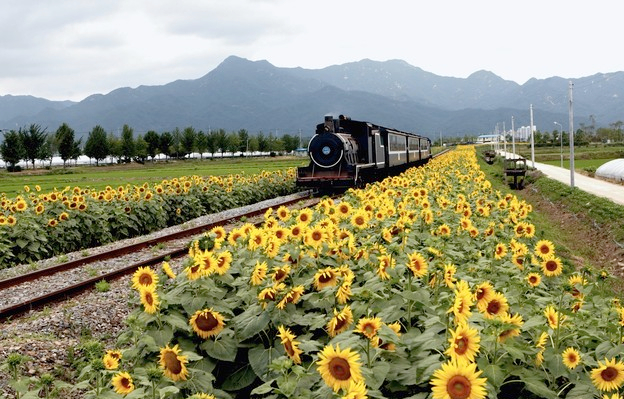
#> input picture CSCI3330/hw3/data/train.jpg, 624 x 399 px; the run also reads 2 pictures not shown here
$ jupyter execute --allow-errors hw3.ipynb   (shell and % lines are left out)
#> lines starting #> are read from the running program, lines starting #| are printed output that depends on the picture
### CSCI3330/hw3/segmentation.py
"""
CSCI3330: Fundamentals of Applied Computer Vision -- HW3
Please submit before deadline (March 17, 2024) through blackboard
"""

import numpy as np
import random
from scipy.spatial.distance import squareform, pdist, cdist
from skimage.util import img_as_float
# Please be awared that no additional packages could be used
# Questions adopt additional packages WILL GET 0 SCORE

### Clustering Methods
def kmeans(features, k, num_iters=100):
    """ Use kmeans algorithm to group features into k clusters.

    K-Means algorithm can be broken down into following steps:
        1. Randomly initialize cluster centers
        2. Assign each point to the closest center
        3. Compute new center of each cluster
        4. Stop if cluster assignments did not change
        5. Go to step 2

    Args:
        features - Array of N features vectors. Each row represents a feature
            vector.
        k - Number of clusters to form.
        num_iters - Maximum number of iterations the algorithm will run.

    Returns:
        assignments - Array representing cluster assignment of each point.
            (e.g. i-th point is assigned to cluster assignments[i])
    """

    N, D = features.shape

    assert N >= k, 'Number of clusters cannot be greater than number of points'

    # Randomly initalize cluster centers
    idxs = np.random.choice(N, size=k, replace=False)
    centers = features[idxs]
    assignments = np.zeros(N, dtype=np.uint32)

    for n in range(num_iters):
        ### YOUR CODE HERE
        assignments_prev = assignments.copy()

        for i in range(N):      # all points
            # find square dist to each center
            square_dist = (features[i] - centers) ** 2
            square_dist = np.sqrt(np.sum(square_dist, axis=-1))

            # assign to the closest center
            assignments[i] = np.argmin(square_dist)

        for c in range(k):
            centers[c] = np.mean(features[assignments == c], axis=0)

        # check assignment
        if np.array_equal(assignments_prev, assignments):
            break
        ### END YOUR CODE

    return assignments

def kmeans_fast(features, k, num_iters=100):
    """ Use kmeans algorithm to group features into k clusters.

    This function makes use of numpy functions and broadcasting to speed up the
    first part(cluster assignment) of kmeans algorithm.

    Hints
    - You may find cdist (imported from scipy.spatial.distance) and np.argmin useful

    Args:
        features - Array of N features vectors. Each row represents a feature
            vector.
        k - Number of clusters to form.
        num_iters - Maximum number of iterations the algorithm will run.

    Returns:
        assignments - Array representing cluster assignment of each point.
            (e.g. i-th point is assigned to cluster assignments[i])
    """

    N, D = features.shape

    assert N >= k, 'Number of clusters cannot be greater than number of points'

    # Randomly initalize cluster centers
    idxs = np.random.choice(N, size=k, replace=False)
    centers = features[idxs]
    assignments = np.zeros(N, dtype=np.uint32)

    for n in range(num_iters):
        ### YOUR CODE HERE
        assignments_prev = assignments.copy()

        # find dist
        dists = cdist(features, centers)

        # cluster
        assignments = np.argmin(dists, axis=-1)

        for c in range(k):
            centers[c] = np.mean(features[assignments == c], axis=0)

        # check assignment
        if np.array_equal(assignments_prev, assignments):
            break
        ### END YOUR CODE

    return assignments


def kmeans_pp(features, k, num_iters=100):
    """ Use kmeans++ algorithm to initialize clusters. The optimization part
        should be the same with kmeans_fast.

    K-Means++ algorithm search initial cluster centers with steps as follows:
        1. randomly select one point as initial center of one class;
        2. for each data sample, compute the distance between the sample and
        nearest class, write it as D(x);
        3. Choose one new data point random as a new center, using a weighted
        probablity distribution where a point x is chosen with probability
        proportional to D(x)^2;
        4. Repeat steps 2 and 3 until all initial cluster centers are chosen;
        5. optimize following K-Means algorithm.


    Args:
        features - Array of N features vectors. Each row represents a feature
            vector.
        k - Number of clusters to form.
        num_iters - Maximum number of iterations the algorithm will run.

    Returns:
        assignments - Array representing cluster assignment of each point.
            (e.g. i-th point is assigned to cluster assignments[i])
    """


    N, D = features.shape

    assert N >= k, 'Number of clusters cannot be greater than number of points'
    assignments = np.zeros(N, dtype=np.uint32)
    ### YOUR CODE HERE
    # choose first center
    centers = np.zeros((k, 2))
    centers[0] = features[np.random.choice(N, size=1)]

    # choose other centers
    for i in range(1, k):
        dist = np.min(cdist(features, centers[:i]), axis=-1)      # D(x) for each data
        dist = dist ** 2
        dist /= np.sum(dist)        # normalize as probability

        centers[i] = features[np.random.choice(N, size=1, p=dist)]    # will not choose the same one since the probability is 0

    # K-means
    for _ in range(num_iters):
        assignments_prev = assignments.copy()

        # find dist
        dists = cdist(features, centers)

        # cluster
        assignments = np.argmin(dists, axis=-1)

        for c in range(k):
            centers[c] = np.mean(features[assignments == c], axis=0)

        # check assignment
        if np.array_equal(assignments_prev, assignments):
            break

    ### END YOUR CODE
    return assignments

def mean_shift(features, w, e=0.01):
    """ Run the Mean Shift clustering algorithm.

    The algorithm is conceptually simple:

    Given distribution of N pixels in feature space
    1. Set m_i=f_i as initial mean for each pixel i
    2. Repeat the following for each mean m_i:
        a. Place window of size w around m_i;
        b. Compute centroid m within the window. Set m_i=m;
        c. Stop if shift in mean m_i is less than a threshold e. m_i is the mode;
    3. Label all pixels that have the same mode as belonging to the same cluster.

    Hints
    - You may implement the Mean Shift algorithm with uniform kernel.
    - Please use square window for computation.
    - You may use normalization as the first step to ensure features from different
    sources (e.g., RGB: 0~255, h/w: 0~720/0~1280) have the same data range (e.g., 0~1).

    Args:
        features - Array of N features vectors. Each row represents a feature
            vector.
        w - size of the square window centered at the centroid.
        e - threshold to stop optimization

    Returns:
        assignments - Array representing cluster assignment of each point.
            (e.g. i-th point is assigned to cluster assignments[i])
    """


    N, D = features.shape

    # Assign each point to its own cluster
    assignments = np.zeros(N, dtype=np.uint32)

    # Normalization
    # features = features / np.max(features, axis=0)

    # mean shift
    modes = features.copy()
    prev_modes = modes.copy()

    # for each iteration
    while True:
        # calculate all chebyshev dist for modes
        dists = cdist(features, modes, 'chebyshev')

        # find points inside window for each modes and update new mode
        # mode = np.mean((dists < (w/2)) * features.T, axis = -1)
        in_window_idx = dists < (w/2)
        for i in range(len(dists)):
            modes[i] = np.mean(features[in_window_idx[i]], axis=0)

        # Calculate the maximum shift distance
        max_shift = np.max(np.abs(prev_modes - modes))

        # If the maximum shift is below the threshold, stop updating
        if max_shift < e:
            break

        prev_modes = modes

    # Group final clusters that are too close to each other as the same cluster
    cluster_cnt = 1
    dists_modes = cdist(modes, modes, 'chebyshev')
    visited = np.zeros(len(modes), dtype=bool)
    for i in range(len(modes)):
        if not visited[i]:
            cluster_idx = np.where(dists_modes[i] < (w/2))[0]
            assignments[cluster_idx] = cluster_cnt
            visited[cluster_idx] = True
            cluster_cnt += 1

    assignments -= 1


    # [38 lines of commented-out code are left out]

    return assignments


### Pixel-Level Features
def color_features(img):
    """ Represents a pixel by its color.

    Args:
        img - array of shape (H, W, C)

    Returns:
        features - array of (H * W, C)
    """
    H, W, C = img.shape
    img = img_as_float(img)
    features = np.zeros((H*W, C))


    ### YOUR CODE HERE
    features = img.reshape(-1, C)
    ### END YOUR CODE

    return features

def color_position_features(img):
    """ Represents a pixel by its color and position.

    Combine pixel's RGB value and xy coordinates into a feature vector.
    i.e. for a pixel of color (r, g, b) located at position (x, y) in the
    image. its feature vector would be (r, g, b, x, y).

    Don't forget to normalize features.

    Hints
    - You may find np.mgrid and np.dstack useful
    - You may use np.mean and np.std

    Args:
        img - array of shape (H, W, C)

    Returns:
        features - array of (H * W, C+2)
    """
    H, W, C = img.shape
    color = img_as_float(img)
    features = np.zeros((H*W, C+2))

    ### YOUR CODE HERE
    xy_coords = np.dstack(np.mgrid[0:H, 0:W])
    features[:, :C] = color.reshape(-1, C)
    features[:, C:] = xy_coords.reshape(-1, 2)
    features = (features - np.mean(features, axis=0)) / np.std(features, axis=0)
    ### END YOUR CODE

    return features

def my_features(img):
    """ Implement your own features

    Args:
        img - array of shape (H, W, C)

    Returns:
        features - array of (H * W, C)
    """
    H, W, C = img.shape
    features = np.zeros((H*W, C))

    ### YOUR CODE HERE
    # grayness feature
    color = img_as_float(img)
    grayness_color = color.reshape(-1, 3)

    features[:, 0] = np.sum(grayness_color * [0.299, 0.587, 0.114], axis = -1)

    # distance feature
    xy_coords = np.dstack(np.mgrid[0:H, 0:W]).reshape(-1, 2)
    dist = np.sqrt(np.sum(xy_coords ** 2, axis=-1))
    features[:, 1] = dist

    # texture
    # convolution
    def zero_pad(image, pad_height, pad_width):
        H, W = image.shape
        out = None
        out = np.zeros((H+2*pad_height, W+2*pad_width))
        out[pad_height : pad_height + H, pad_width : pad_width + W] = image
        return out

    def conv_fast(image, kernel):
        Hi, Wi = image.shape
        Hk, Wk = kernel.shape
        out = np.zeros((Hi, Wi))
        image = zero_pad(image, pad_height=Hk // 2, pad_width=Wk // 2)
        kernel = np.flipud(np.fliplr(kernel))
        for i in range(Hi):
            for j in range(Wi):
                out[i][j] += np.sum(image[i : i + Hk, j :  j + Wk] * kernel)
        out = out / np.sum(out)
        return out

    # laplacian (use green channel since green channel is most similar to brightness)
    laplacian_kernel = np.array([[-1,-1,-1],
                                 [-1, 8,-1],
                                 [-1,-1,-1]])
    img_laplacian = np.abs(conv_fast(color[:,:,1], laplacian_kernel))

    # set as feature
    features[:, 2] = img_laplacian.reshape(-1)

    # normalize with weight [2, 2, 1]
    features = features / np.max(features, axis=0)
    features = features * [2, 2, 1]

    ### END YOUR CODE
    return features

def downsize(img, scale):
    '''
    scale * scale patch is downsized in to one new pixel
    '''
    height, width, channels = img.shape

    # Calculate the new dimensions of the downsized image
    new_height = height // scale
    new_width = width // scale

    # Reshape the image to divide it into scale x scale patches
    patches = img[:new_height * scale, :new_width * scale, :].reshape(
        new_height, scale, new_width, scale, channels
    )

    # Compute the mean of each patch along the last two axes (height and width)
    downsized_img = np.mean(patches, axis=(1, 3))

    return downsized_img.astype(np.uint8)

# [14 lines left out: function upscale, not called in this run]

### CSCI3330/hw3/utils.py
import numpy as np
import matplotlib.pyplot as plt
from skimage.util import img_as_float
from skimage import transform
from skimage import io

from segmentation import *

import os

def visualize_mean_color_image(img, segments):

    img = img_as_float(img)
    k = np.max(segments) + 1
    mean_color_img = np.zeros(img.shape)

    for i in range(k):
        mean_color = np.mean(img[segments == i], axis=0)
        mean_color_img[segments == i] = mean_color

    plt.imshow(mean_color_img)
    plt.axis('off')
    plt.show()

# [76 lines left out: functions compute_segmentation, load_dataset, not called in this run]

### CSCI3330/hw3/hw3.ipynb
# Homework 3 (DUE: 11:59pm HKT, March 17)
*This notebook show all coding tasks you need to cope with. Please finish code between ### YOUR CODE HERE and ### END YOUR CODE in segmentation.py. For submission, please zip and upload your folder containing this notebook, segmentation.py and all required files for excution.*

This assignment covers two parts: K-Means clustering, and K-Means for image segmentation.

[cell 1]
##
### Setup
from google.colab import drive
drive.mount('/content/drive')


FOLDERNAME = 'School/TA/CSCI3330/hw3'
import sys
sys.path.append('/content/drive/My Drive/{}'.format(FOLDERNAME))

%cd /content/drive/My\ Drive/$FOLDERNAME

from time import time
import numpy as np
import matplotlib.pyplot as plt
from matplotlib import rc
from skimage import io

plt.rcParams['figure.figsize'] = (10.0, 8.0) # set default size of plots
plt.rcParams['image.interpolation'] = 'nearest'
plt.rcParams['image.cmap'] = 'gray'

## Introduction
In this assignment, you will use clustering algorithms to segment images. You will then use these segmentations to identify foreground and background objects.

Your assignment will involve the following subtasks:
- **Clustering algorithms**: Implement K-Means clustering and Mean Shift clustering.
- **Pixel-level features**: Implement a feature vector that combines color and position information and implement feature normalization.

## Part 1. Clustering Algorithms (60 points)

[cell 2]
# Generate random data points for clustering

# Set seed for consistency
np.random.seed(0)

# Cluster 1
mean1 = [-1, 0]
cov1 = [[0.1, 0], [0, 0.1]]
X1 = np.random.multivariate_normal(mean1, cov1, 100)

# Cluster 2
mean2 = [0, 1]
cov2 = [[0.1, 0], [0, 0.1]]
X2 = np.random.multivariate_normal(mean2, cov2, 100)

# Cluster 3
mean3 = [1, 0]
cov3 = [[0.1, 0], [0, 0.1]]
X3 = np.random.multivariate_normal(mean3, cov3, 100)

# Cluster 4
mean4 = [0, -1]
cov4 = [[0.1, 0], [0, 0.1]]
X4 = np.random.multivariate_normal(mean4, cov4, 100)

# Merge two sets of data points
X = np.concatenate((X1, X2, X3, X4))

# Plot data points
plt.scatter(X[:, 0], X[:, 1])
plt.axis('equal')
plt.show()
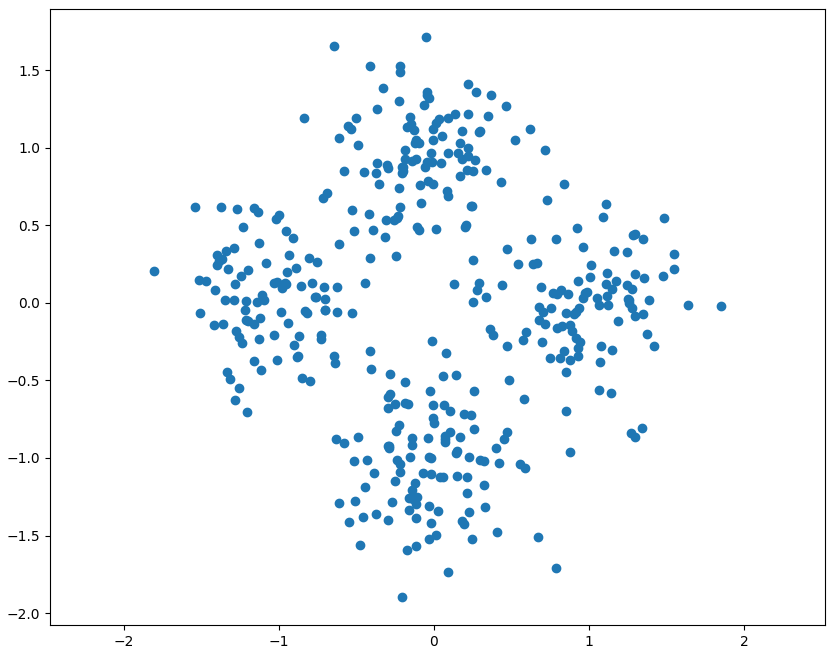
#> figure drawn by matplotlib, 1 panel

### 1.1 K-Means Clustering (30 points)
As discussed in class, K-Means is one of the most popular clustering algorithms. We have provided skeleton code for K-Means clustering in the file `segmentation.py`. Your first task is to finish implementing **`kmeans`** in `segmentation.py`. This version uses nested `for` loops to assign points to the closest centroid and compute a new mean for each cluster. (15 points)

[cell 3]
from segmentation import kmeans

np.random.seed(0)
start = time()
assignments = kmeans(X, 4)
end = time()

kmeans_runtime = end - start

print("kmeans running time: %f seconds." % kmeans_runtime)

for i in range(4):
    cluster_i = X[assignments==i]
    plt.scatter(cluster_i[:, 0], cluster_i[:, 1])

plt.axis('equal')
plt.show()
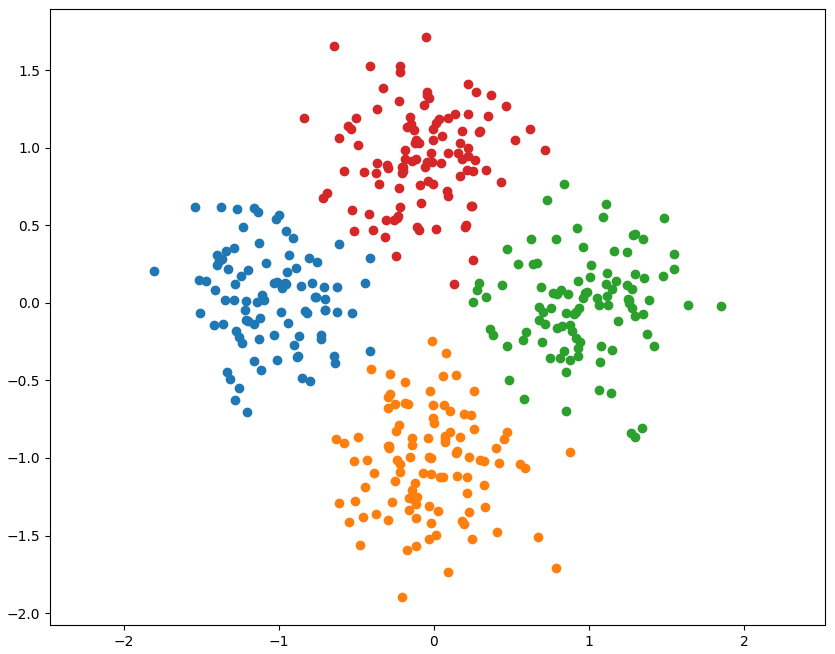
#> figure drawn by matplotlib, 1 panel

We can use numpy functions and broadcasting to make K-Means faster. Implement **`kmeans_fast`** in `segmentation.py`. This should run at least 10 times faster than the previous implementation. (15 points)

[cell 4]
from segmentation import kmeans_fast

np.random.seed(0)
start = time()
assignments = kmeans_fast(X, 4)
end = time()

kmeans_fast_runtime = end - start
print("after optimization, kmeans running time: %f seconds." % kmeans_fast_runtime)
print("%f times faster!" % (kmeans_runtime / kmeans_fast_runtime))

for i in range(4):
    cluster_i = X[assignments==i]
    plt.scatter(cluster_i[:, 0], cluster_i[:, 1])

plt.axis('equal')
plt.show()

### 1.2 K-Means++ (15 points)
The benefits of K-Means algorithm include scalability, simplicity, flexibility, and interpretability. However, it is sensitive to initial conditions and fail to predict with bad initials.

To this end, K-Means++ algorithm is proposed to produce initial cluster centers. The optimize process is still the same with K-Means.

[cell 5]
from segmentation import kmeans_pp

np.random.seed(0)
start = time()
assignments = kmeans_pp(X, 4)
end = time()

kmeans_pp_runtime = end - start
print("kmeans++ running time: %f seconds." % kmeans_pp_runtime)
print("kmeans++ spend additional %f %% time to find good initials!" % ((kmeans_pp_runtime / kmeans_fast_runtime-1)*100))

for i in range(4):
    cluster_i = X[assignments==i]
    plt.scatter(cluster_i[:, 0], cluster_i[:, 1])

plt.axis('equal')
plt.show()
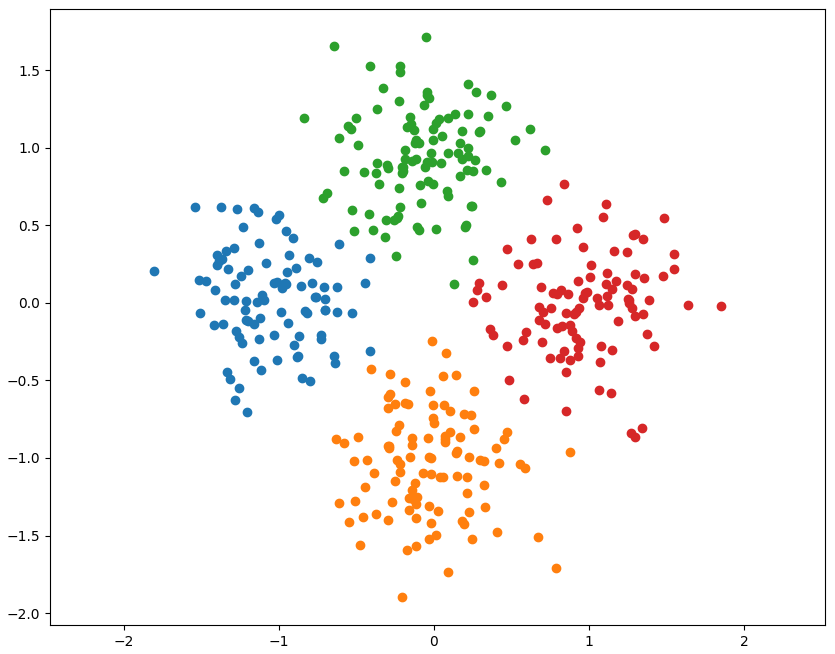
#> figure drawn by matplotlib, 1 panel

### 1.3 Mean Shift Clustering (15 points)

Mean Shift algorithm is another popular algorithm for clustering. Different with K-Means, Mean Shift finds arbitrary number of clusters using a hill climbing strategy. It is simple to implement, and more robust to outliers. It requires no initialization and the clustering result depends on the selection of window size w.

Implement **`mean_shift`** in `segmentation.py`.

**note: the original window size parameter is 0.25, but changing the window size to 1.75 in my implementation will result in a better performance**

[cell 6]
from segmentation import mean_shift

start = time()
# You may change window size of Mean Shift for better clustering results
assignments = mean_shift(X, 1.75)
# assignments = mean_shift(X, 1.75)

end = time()

mean_shift_runtime = end-start
print("mean shift clustering running time: %f seconds." % mean_shift_runtime)
print("mean shift is %f times slower than K-Means algorithm!" % ((mean_shift_runtime / kmeans_fast_runtime-1)))
# Mean Shift is more computational expensive than K-Means

current_class_number = max(assignments)
for i in range(current_class_number+1):
    cluster_i = X[assignments==i]
    plt.scatter(cluster_i[:, 0], cluster_i[:, 1])


plt.axis('equal')
plt.show()

---
## Part 2. Pixel-Level Features for Segmentation (40 points)
Before we can use a clustering algorithm to segment an image, we must compute some *feature vector* for each pixel. The feature vector for each pixel should encode the qualities that we care about in a good segmentation. More concretely, for a pair of pixels $p_i$ and $p_j$ with corresponding feature vectors $f_i$ and $f_j$, the distance between $f_i$ and $f_j$ should be small if we believe that $p_i$ and $p_j$ should be placed in the same segment and large otherwise.

[cell 7]
# Load and display image
img = io.imread('./data/train.jpg')
#> img is the input picture: shape (399, 624, 3); mean R, G, B 149.1, 147.6, 117.4
H, W, C = img.shape
#> (the rest of the program and of its run is left out)
